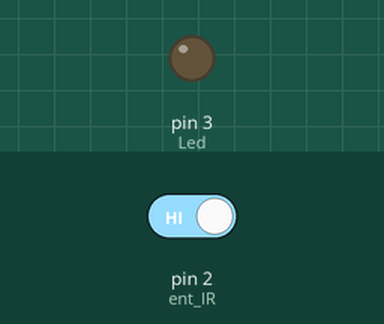
Bench run of a sketch on a simulated Arduino Uno, built with avr-gcc and run on an emulated ATmega328P. Shown: output pins drawn as LEDs (lit = HIGH). Inputs (shaded band) come from the test bench; at power-on: pin 2 (ent_IR) HIGH.

Above: at 1.2 s.
1.3 s: pin 2 (ent_IR) driven LOW
At 1.9 s:
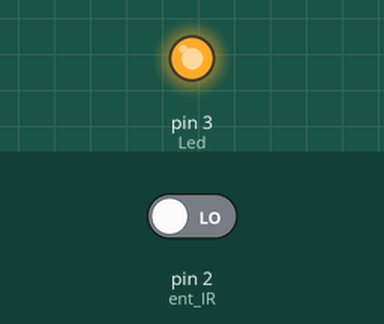
2.8 s: pin 2 (ent_IR) driven HIGH
At 4.2 s:
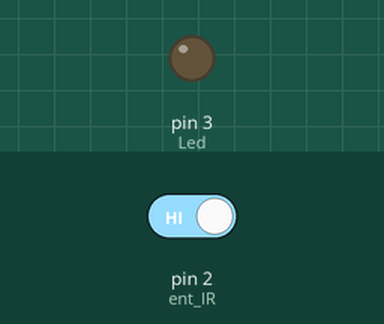
Timing chart, 0 to 5.8 s (numbered marks = the images above; inputs shaded):
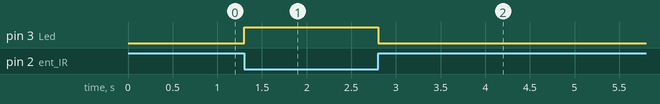

The sketch:

Ejemplo_IF_ELSE.ino
```cpp
//Ejemplo estructura IF

const int ent_IR = 2;
const int Led = 3;

void setup()
{
  pinMode(ent_IR, INPUT_PULLUP);
  pinMode(Led, OUTPUT);
}

void loop()
{
  if(digitalRead(ent_IR) == LOW){
    digitalWrite(Led, HIGH);
  }
  else {
    digitalWrite(Led, LOW);
  }
}
```

Measured:
- after the input at 1.3 s, pin 3 (Led): LOW → HIGH at once
- after the input at 2.8 s, pin 3 (Led): HIGH → LOW at once
